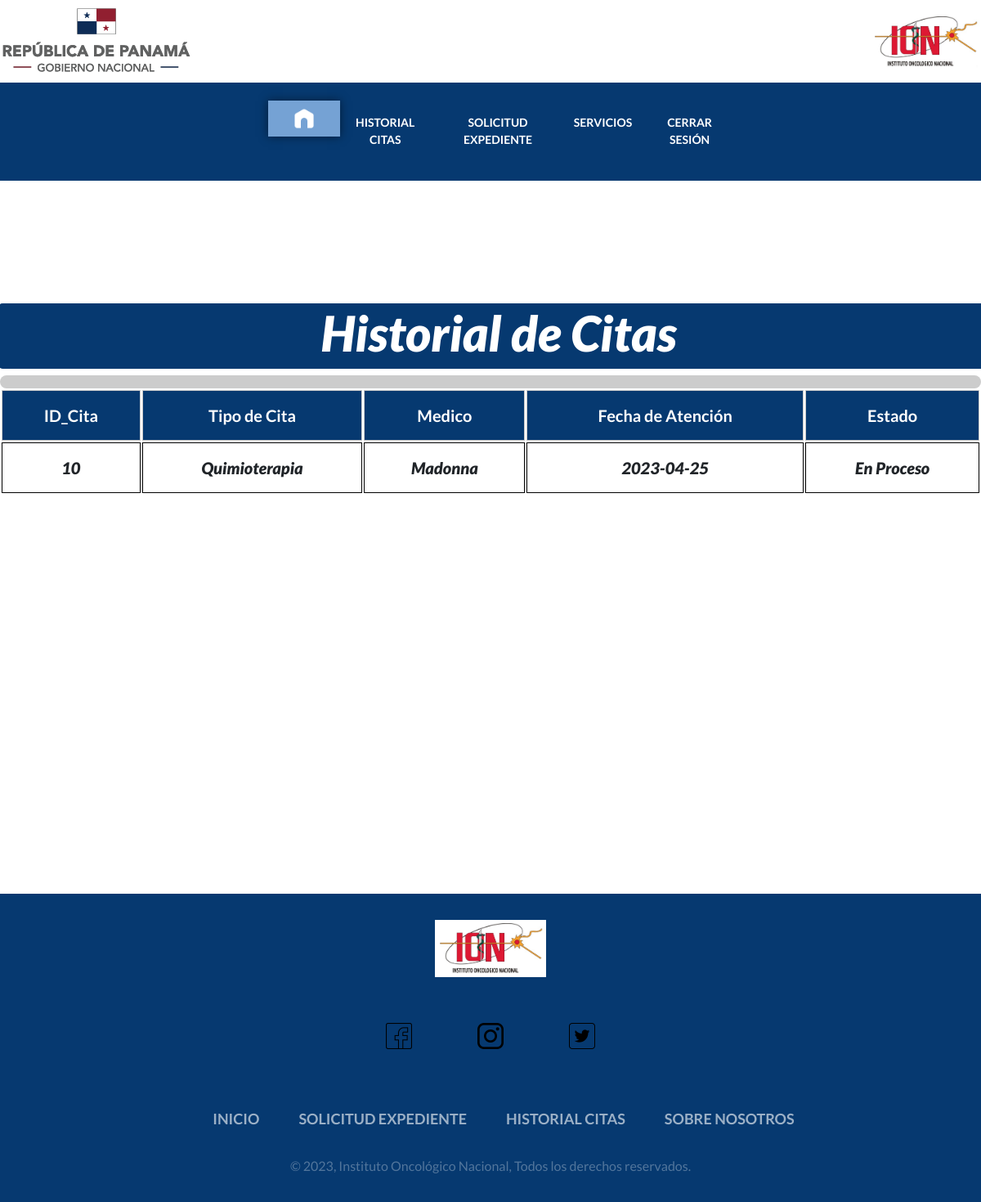
Screenshot of /html/gestion_cita.php (signed in) with the database file from the repository.
### tables this page shows
CREATE TABLE `cita` (
  `ID_Cita` int(11) NOT NULL,
  `Fecha` date NOT NULL,
  `ID_Paciente` int(11) NOT NULL,
  `ID_Medico` int(11) NOT NULL,
  `ID_Tipo_Tratamiento` int(11) NOT NULL,
  `ID_Estado_Cita` int(11) NOT NULL,
  `Orden` int(11) DEFAULT NULL,
  `ID_Maquina` int(11) DEFAULT NULL
);

CREATE TABLE `tipo_tratamiento` (
  `ID_Tipo_Tratamiento` int(11) NOT NULL,
  `Tipo` varchar(30) NOT NULL
);

CREATE TABLE `usuario` (
  `ID_Usuario` int(11) NOT NULL,
  `Nombre` varchar(50) DEFAULT NULL,
  `Cedula` varchar(20) DEFAULT NULL,
  `Edad` int(11) NOT NULL,
  `Email` varchar(30) NOT NULL,
  `Password` varchar(64) DEFAULT NULL,
  `Telefono` varchar(15) NOT NULL,
  `Tipo_Usuario` int(11) NOT NULL,
  `Estado` int(11) NOT NULL
);

CREATE TABLE `estado_cita` (
  `ID_Estado` int(11) NOT NULL,
  `Estado` varchar(40) NOT NULL
);

### logica/proceso_idpatient.php (called while the page is built)
<?php
include("../conexion/conexion.php");
$id_usuario = $_SESSION['id'];
$resultados = $conexion->query("SELECT pq.ID_Paciente FROM usuario AS p  INNER JOIN paciente AS pq ON p.ID_Usuario = pq.ID_User where p.ID_Usuario = '$id_usuario'");
$datoid = $resultados->fetch(PDO::FETCH_OBJ);
?>

### html/gestion_cita.php (the view, shortened to what this page needs)
<?php
include("../logica/proceso_idpatient.php");
include("../logica/verificar_radio.php");
$tipo_user =  $_SESSION['tipo'];
if($tipo_user == 4){
?>
<!DOCTYPE html>
<html lang="es">
<head>
    <link href="https://cdn.jsdelivr.net/npm/bootstrap@5.3.0-alpha1/dist/css/bootstrap.min.css" rel="stylesheet">
    <link rel="stylesheet" href="../css/normalize.css">
    <link rel="stylesheet" href="../css/estilo_base.css">
</head>
<body>
    <header class="site-header contenedor">
        <a href="pagina_inicio.php"><img src="../img/logoGob.png" alt="Logo Gobierno"></a>
        <a href="pagina_inicio.php"><img src="../img/logoION.png" alt="Logo Hospital ION" style="height:70px"></a>
    </header>
    <div class="container__menu">
      <div class="menu">
            <div class="contenido">
            </div>
    <nav>
      <ul>
          <li ><a href="../html/pagina_inicio.php" id="selected"></a></li>
          <li ><a href="../html/gestion_cita.php" >Historial Citas</a></li>
          <li ><a href="../html/solicitud.php" >Solicitud Expediente</a></li>
          <li ><a href="../html/servicios.php" >Servicios</a>
          </li>
          <li >
            <?php if(!isset($_SESSION['sw'])){?>
                <a href="../index.php" >Cerrar Sesión</a>
           <?php }else{?>
            <a href="../logica/cerrar_sesion.php" >Cerrar Sesión</a>
        <?php } ?>
        </li>
      </ul>
  </nav>
</div>
</div>
<section>
    <div class="contenedor-tabla">
        <div class="row tbl-fixed">
            <h2 class="subtitulo">Historial de Citas</h2>
        <div class="centrear">
            <div class="buscar-info-container">
        </div>
        <table>
            <thead>
                <tr>
                    <th class="col">ID_Cita</th>
                    <th class="col">Tipo de Cita</th>
                    <th class="col">Medico</th>
                    <th class="col">Fecha de Atención</th>
                    <th class="col">Estado</th>
                </tr>
            </thead>
            <tbody>
                <?php
                $ID_Paciente = $datoid->ID_Paciente;
                $query = "SELECT c.ID_Cita , t.Tipo as 'Tipo Cita', c.Fecha,us.Nombre, e.Estado as 'Estado Cita'FROM CITA AS c
                INNER JOIN tipo_tratamiento AS t ON t.ID_tipo_Tratamiento = c.ID_tipo_tratamiento
                INNER JOIN estado_cita as e ON e.ID_Estado = c.ID_Estado_Cita
                INNER JOIN medico as m ON m.ID_Medico = c.ID_Medico
                INNER JOIN usuario as us ON m.ID_Usuario = us.ID_Usuario WHERE ID_Paciente = '$ID_Paciente'" ;
                $consulta=$conexion->query($query);
                $consulta->execute();
                if($consulta->rowCount()>0){
                while($fila=$consulta->fetch(PDO::FETCH_ASSOC)){
                ?>
                    <tr>
                    <td data-titulo="ID_Cita:" class="col"><?php echo $fila['ID_Cita'] ?></td>
                    <td data-titulo="Tipo de Cita:" class="col"><?php echo $fila['Tipo Cita']?></td>
                    <td data-titulo="Medico:" class="col"><?php echo $fila['Nombre']?></td>
                    <td data-titulo="Fecha de Atención:" class="col"> <?php echo $fila['Fecha']?></td>
                    <td data-titulo="Estado:" class="col"><?php echo $fila['Estado Cita']?></td>
                    </tr>
             <?php
                }
            }else{?>
                <td data-titulo="Sin Cita" class="col" colspan=6>No Mantiene Citas...</td>
          <?php  } ?>
            </tbody>
        </table>
        </div>
    </div>
</section>
<br>
<br>
<br>
<footer>
    <img src="../img/logoION.png" alt="Logo Hospital ION" style="height:70px" class="logo">
    <div class="social-icons-container">
      <a href="https://www.facebook.com/ioncologico" class="social-icon"></a>
      <a href="https://www.instagram.com/ioncologico/" class="social-icon"></a>
      <a href="https://twitter.com/ioncologico?lang=es" class="social-icon"></a>
    </div>
    <ul class="footer-menu-container">
      <a href="pagina_inicio.php"><li class="menu-item">Inicio</li></a>
      <a href="solicitud.php"><li class="menu-item">Solicitud Expediente</li></a>
      <a href="gestion_cita.php"><li class="menu-item">Historial Citas</li></a>
      <a href="https://www.ion.gob.pa/resena-historica/"><li class="menu-item">Sobre Nosotros</li></a>
    </ul>
    <span class="copyright">&copy; 2023, Instituto Oncológico Nacional, Todos los derechos reservados.</span>
  </footer>
</body>
</html>
<?php
} else{
  header("Location: ../index.php?msg=1");
  exit();
}
?>

### css/estilo_base.css (style rules this page uses)
html { box-sizing: border-box; }
*, *:before, *:after { box-sizing: inherit; }
:root { --login-bg: #cccccc; --titulo-bg: #586A83; --btn-inicio: #063970; --light-red: #c93513; --img-bg:#75a2d4; --verde:#007500; }
body { font-family:'Lato', sans-serif; }
.site-header { display: flex; align-items:center; justify-content: space-between; margin-top: 10px; }
.contenedor { max-width: 1200px; margin: 0 auto; overflow: auto; }
.container__menu { width: 100%; height: 120px; display: flex; align-items: center; justify-content: center; background-color:var(--btn-inicio); }
.menu { height: 100%; width: 50%; text-align: center; align-items: center; }
nav { align-items: center; }
nav > ul { height: 100%; display: flex; }
nav ul li { height: 100%; list-style: none; position: relative; }
nav > ul > li:first-child > a { background-image: url(../img/casa.png); background-size: 24px; background-repeat: no-repeat; background-position: center center; padding: 20px 40px; }
nav > ul > li > a { width: 100%; height: 100%; display: flex; align-items: center; font-weight: bold; padding: 14px; color: #FFFFFF; text-transform: uppercase; font-size: 14px; transition: all 300ms ease; }
#selected { transform: scale(1.1); background-color: var(--img-bg); box-shadow: 0px 0px 10px 0px rgba(0,0,0,0.5); }
nav a { text-decoration: none; }
footer { width: 100%; position: relative; bottom: 0; left: 0; padding: 2rem 8%; background-color: var(--btn-inicio); display: flex; text-align: center; justify-content: center; align-items: center; font-family:'Lato', sans-serif; flex-direction: column; }
.logo { height: 5px; margin-bottom: 1rem; }
.social-icons-container, .footer-menu-container { display: flex; justify-content: center; align-items: center; flex-wrap: wrap; margin-bottom: 1rem; }
.social-icon { height: 80px; width: 80px; border-radius: 50px; color: #FFFFFF; background-image: url(../img/iconos/facebook.png); background-position: center; background-size: 40%; background-repeat: no-repeat; margin: 1rem; }
.social-icon:nth-of-type(2) { background-image: url(../img/iconos/instagram.png); }
.social-icon:nth-of-type(3) { background-image: url(../img/iconos/Twitter.png); }
.footer-menu-container a { text-decoration: none; color: #FFFFFF; font-weight: bold; text-transform: uppercase; }
.footer-menu-container { list-style-type: none; color: #FFFFFF; font-size: 18px; }
.menu-item { margin: 1rem 1.5rem; cursor: pointer; opacity: 0.6; }
.copyright { color: #FFFFFF; opacity: 0.3; text-align: center; }
.contenedor-tabla { margin: 150px auto; height: 500px; width: 1200px; }
.subtitulo { border-radius: 5px; background-color:var(--btn-inicio); height: 80px; color: white; text-align: center; font-family:'Lato', sans-serif; margin-left: 10px; font-weight: 900; font-size: 60px; font-style: italic; }
.centrear { text-align: center; }
.tbl-fixed { overflow-x: scroll; overflow-y: scroll; height: fit-content; max-height: 100vh; margin-top: 40px; }
table { background-color:#FFFFFF; text-align: center; border-collapse: separate; width: 100%; }
table th { position: sticky; top:0px; border: 1px solid #ccc; font-size: 20px; }
table td { font-family:'Lato', sans-serif; margin-left: 10px; text-align: center; font-weight: 900; font-size: 20px; font-style: italic; }
th, td { padding: 15px; border: 1px solid black; }
thead { background-color:var(--btn-inicio); color: white; border-bottom:solid 5px var(--titulo-bg); }
.buscar-info-container { width: 100%; background-color: var(--login-bg); display: flex; margin: 0 auto; flex-direction: column; align-items: center; text-align: center; padding-top: 0.5rem; padding-bottom: 0.5rem; border-radius: 10px; }

### rows the page displays
cita: ID_Cita "10", ID_Tipo_Tratamiento.Tipo "Quimioterapia", usuario.Nombre "Madonna", Fecha "2023-04-25", ID_Estado_Cita.Estado "En Proceso"
